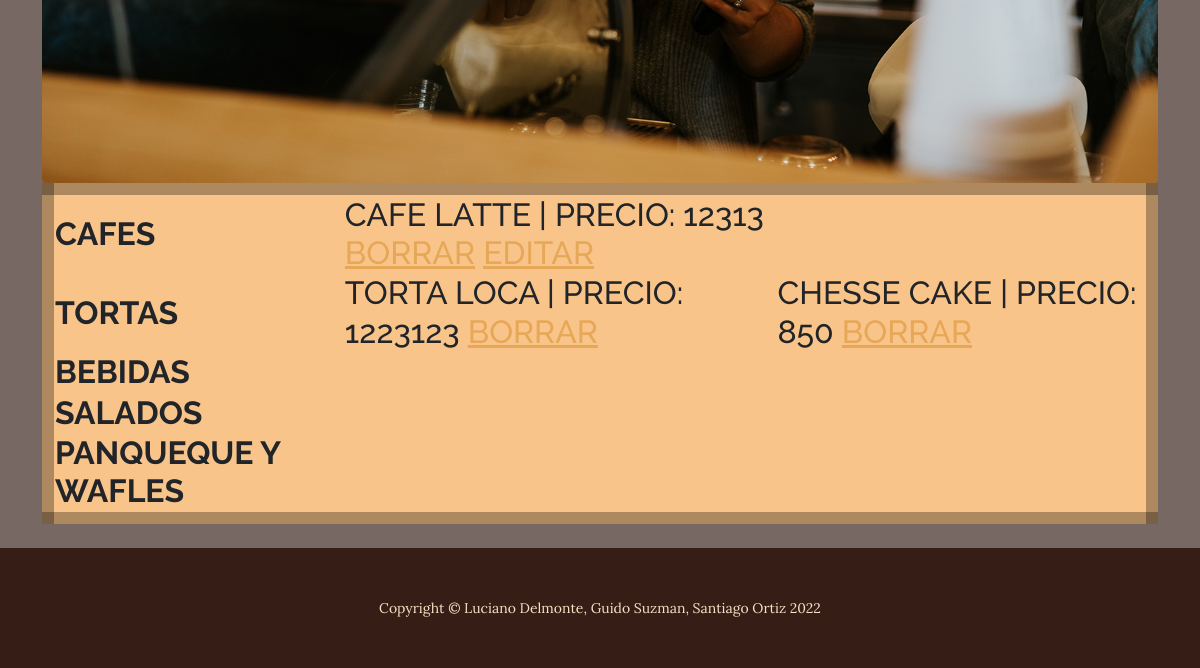
/menu/ (signed in, lower part), run on an earlier commit of the app's database.
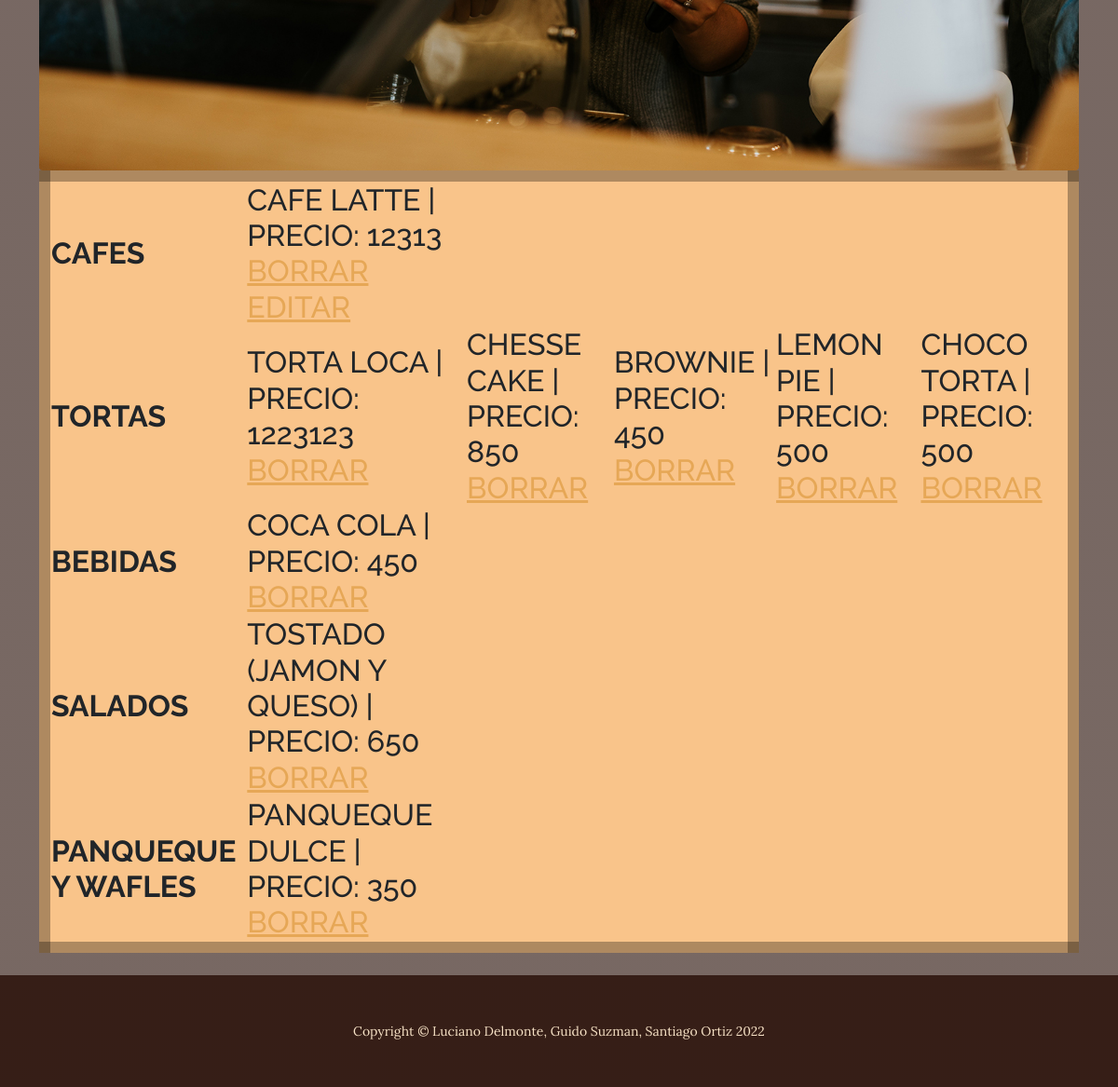
And on a later commit of the database.
### app_tienda/models.py (models this page shows)
class Cafe(models.Model):
    nombre_cafe =  models.CharField(max_length=50)
    precio = models.IntegerField()
    descripcion = models.CharField(max_length = 100)
    def __str__(self):
        return f"{self.nombre_cafe} | Precio: {self.precio}"

class Torta(models.Model):
    nombre_torta = models.CharField(max_length = 50)
    precio = models.IntegerField()
    descripcion = models.CharField(max_length = 100)
    def __str__(self):
        return f"{self.nombre_torta} | Precio: {self.precio} "

class Bebidas(models.Model):
    nombre_bebida = models.CharField(max_length = 100)
    precio = models.IntegerField()
    def __str__(self):
        return f"{self.nombre_bebida} | Precio: {self.precio}"

class Salados(models.Model):
    nombre_salados = models.CharField(max_length=100)
    precio = models.IntegerField()
    def __str__(self):
        return f"{self.nombre_salados} | Precio: {self.precio}"

class Panqueques_Wafles(models.Model):
    nombre_PW = models.CharField(max_length= 100)
    precio = models.IntegerField()
    def __str__(self):
        return f"{self.nombre_PW} | Precio: {self.precio}"

### app_tienda/views.py (the view)
# urls.py: path("menu/", vista_menu_cafes, name= "app_tienda-menu"),
def vista_menu_cafes(request):
    cafes = Cafe.objects.all()
    tortas = Torta.objects.all()
    bebida = Bebidas.objects.all()
    salados = Salados.objects.all()
    pan_waf = Panqueques_Wafles.objects.all()
    contexto = {"cafes": cafes, "tortas": tortas, "bebida": bebida, "salados": salados, "pan_waf": pan_waf}
    return render(request, "app_tienda/menu.html", contexto)

### app_tienda/templates/app_tienda/menu.html
{% extends 'app_tienda/menutemplate.html' %}
{% block contenido %}
<table style="background: rgba(255, 128, 0, 0.3); border: 12px solid rgba(0, 0, 0, 0.3);">
    <tr>
        <th>cafes</th>
    {% for c in cafes %}
        <td>{{c}} <a href="{% url 'app_tienda-borrar-menu' c.id %}">Borrar</a> <a href="{% url 'app_tienda-editar-menu' c.id %}">Editar</a></td>
    {% endfor %}
    </tr>
    <tr>
        <th>tortas</th>
    {% for t in tortas %}
        <td>{{t}} <a href="{% url 'app_tienda-borrar-menu-torta' t.id %}">Borrar</a></td>
    {% endfor %}
    </tr>
    <tr>
        <th>bebidas</th>
    {% for b in bebida %}
        <td> {{b}} <a href="{% url 'app_tienda-borrar-menu-bebida' b.id %}">Borrar</a> </td>
    {% endfor %}
    </tr>
    <tr>
        <th>salados</th>
    {% for s in salados %}
        <td> {{s}} <a href="{% url 'app_tienda-borrar-menu-salados' s.id %}">Borrar</a> </td>
    {% endfor %}
    </tr>
    <tr>
        <th>Panqueque y wafles</th>
    {% for pw in pan_waf %}
        <td> {{pw}} <a href="{% url 'app_tienda-borrar-menu-pan_waf' pw.id %}">Borrar</a> </td>
    {% endfor %}
    </tr>
</table>
{% endblock %}

What changed in the data, as far as the page shows it:
added Torta: nombre_torta+precio "BROWNIE | PRECIO: 450"
added Torta: nombre_torta+precio "LEMON PIE | PRECIO: 500"
added Torta: nombre_torta+precio "CHOCO TORTA | PRECIO: 500"
added Bebidas: nombre_bebida+precio "COCA COLA | PRECIO: 450"
added Salados: nombre_salados+precio "TOSTADO (JAMON Y QUESO) | PRECIO: 650"
added Panqueques_Wafles: nombre_PW+precio "PANQUEQUE DULCE | PRECIO: 350"
